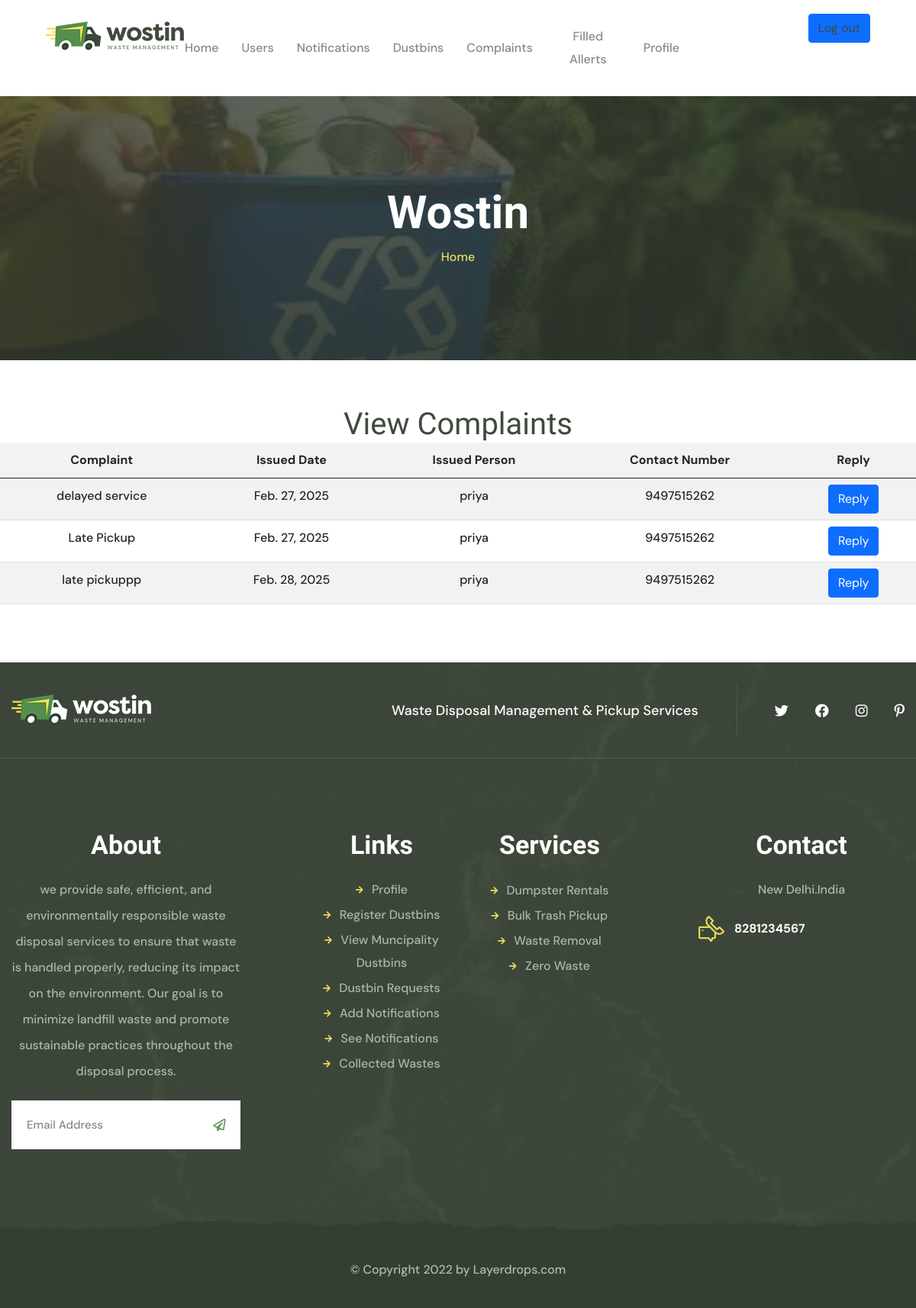
The app's page /complaint_muncipality_view (signed in), older data.
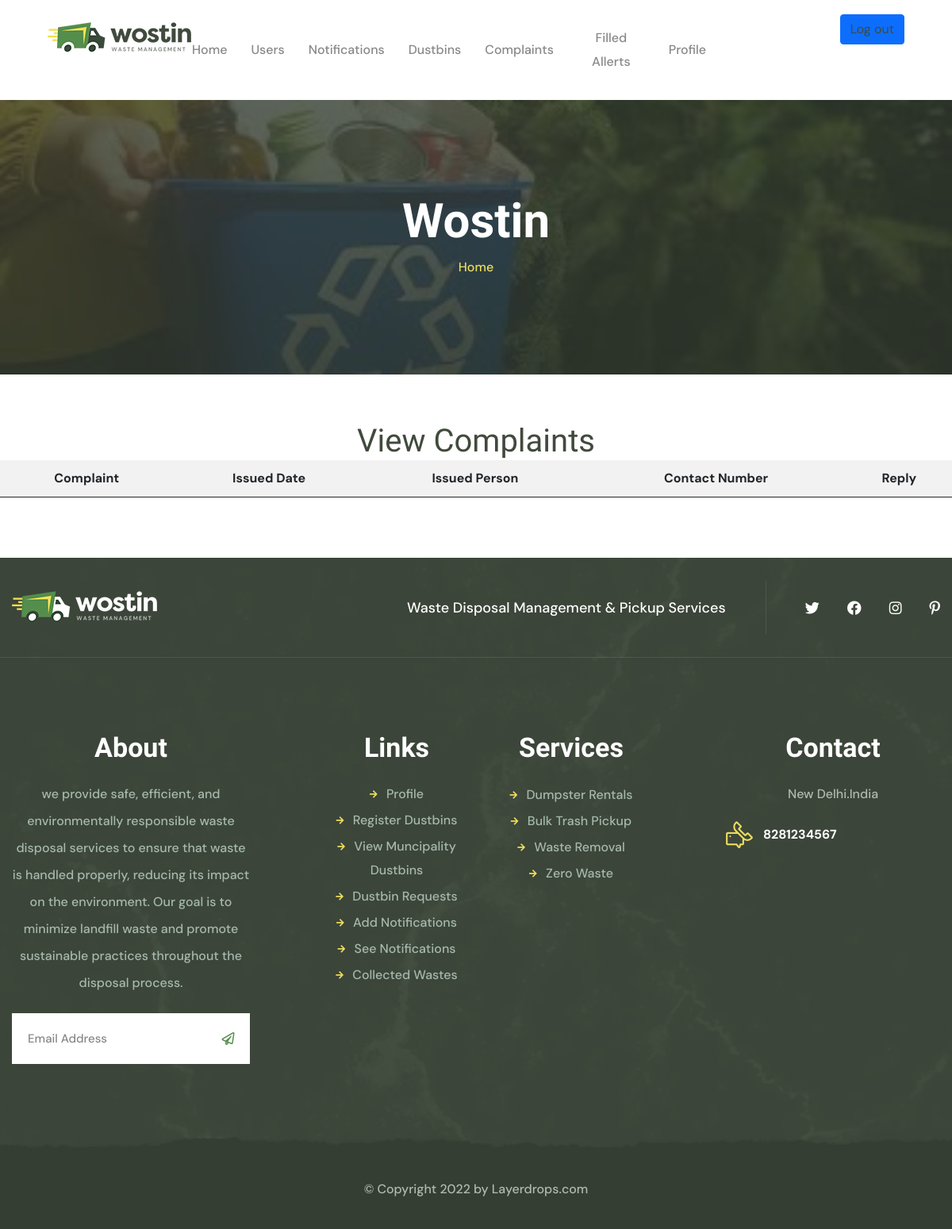
The same page, newer data.
### swmapp/models.py (models this page shows)
class Complaints(models.Model):
    complaints = models.CharField( max_length=100)
    login_id = models.ForeignKey(PublicReg,on_delete=models.CASCADE)
    date = models.DateField(auto_now_add=True)
    reply =  models.CharField( max_length=100)

class PublicReg(models.Model):
    name = models.CharField(max_length=100)
    address = models.TextField()
    district = models.CharField(max_length=100)
    city = models.CharField(max_length=100)
    muncipality = models.ForeignKey(MuncipalityReg,on_delete=models.CASCADE)
    village = models.CharField(max_length=100)
    contact_no = models.IntegerField(unique=True)
    rationcard_no = models.IntegerField(unique=True)
    login_id = models.OneToOneField(LoginTable,on_delete=models.CASCADE,related_name="log")

### swmapp/views.py (the view)
# urls.py: path('complaint_muncipality_view', views.complaint_muncipality_view, name='complaint_muncipality_view'),
def complaint_muncipality_view(request):
    login_id = request.session.get('muncipalityid')
    data = get_object_or_404(MuncipalityReg,login_id=login_id)
    complaintdata = Complaints.objects.filter(login_id__muncipality=data)
    return render(request, 'complaint_muncipality_view.html', {'complaint_muncipality_view': complaintdata})

### swmapp/templates/complaint_muncipality_view.html (shortened to what this page needs)
{% extends 'muncipal_header.html' %}
{% block content %}
<html>
<head>
</head>
<body align="center">
    <h1>View Complaints</h1>
    <table class="table table-striped" align="center">
        <tr>
            <th>Complaint</th>
            <th>Issued Date</th>
            <th>Issued Person</th>
            <th>Contact Number</th>
            <th>Reply</th>
          </tr>
        <tbody>
          {% for data in complaint_muncipality_view %}
           <tr>
           <td>{{ data.complaints }}</td>
           <td>{{ data.date }}</td>
           <td>{{ data.login_id.name }}</td>
           <td>{{ data.login_id.contact_no }}</td>
           <td><a class="btn btn-primary" href="{% url 'reply' id=data.id %}">Reply</a></td>
         </tr>
          {% endfor %}
        </tbody>
    </table>
</body>
</html>
{% endblock %}

Row changes from the older to the newer data that the page shows:
removed Complaints: complaints "delayed service", date "Feb. 27, 2025", login_id.name "priya", login_id.contact_no "9497515262"
removed Complaints: complaints "Late Pickup", date "Feb. 27, 2025", login_id.name "priya", login_id.contact_no "9497515262"
removed Complaints: complaints "late pickuppp", date "Feb. 28, 2025", login_id.name "priya", login_id.contact_no "9497515262"
